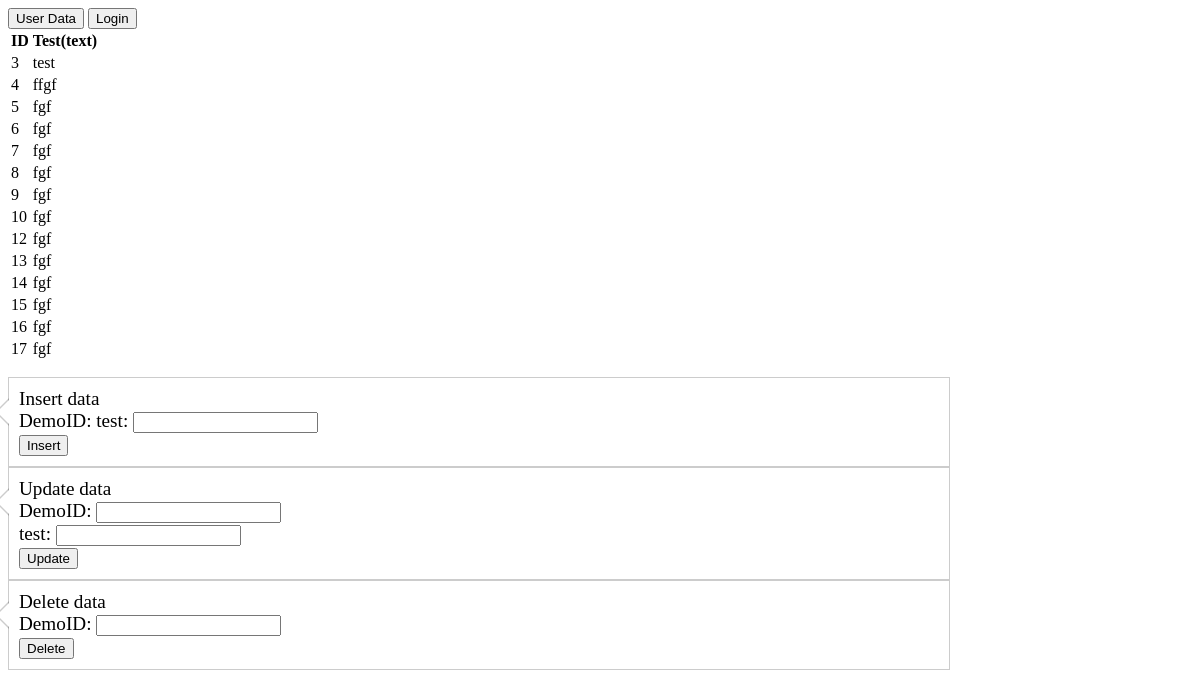
The page / on the database its author committed.
### tables this page shows
CREATE TABLE IF NOT EXISTS `demo1` (
  `DemoID` int(11) NOT NULL AUTO_INCREMENT,
  `test` varchar(50) DEFAULT NULL,
  PRIMARY KEY (`DemoID`)
);

### index.php (the view, shortened to what this page needs)
<!DOCTYPE html>
<html>
<head>
	<link rel="stylesheet" href="css/index.css">
</head>
<body>
<button onclick="location.href = 'user_data.php';">User Data</button>
<button onclick="location.href = 'login.php';">Login</button>
<table>
    <tr>
        <th>ID</th>
        <th>Test(text)</th>
    </tr>
    <?php
	$host = "127.0.0.1";
	$dbname = "booking";
	$username = "root";
	$password = "password";
    try {
        $conn = new PDO("mysql:host=$host;dbname=$dbname", $username, $password);
        $conn->setAttribute(PDO::ATTR_ERRMODE, PDO::ERRMODE_EXCEPTION);
        $query = $conn->prepare("SELECT * FROM demo1");
        $query->execute();
        $results = $query->fetchAll();
    } catch (PDOException $e) {
        echo 'Error: ' . $e->getMessage();
    }
    foreach ($results as $row) {
        echo "<tr><td>" . $row['DemoID'] . "</td>";
        echo "<td>" . $row['test'] . "</td></tr>";
    }
    ?>
</table>
	<p>
	<div class="tip left">
		<a>Insert data</a>
		<form action="<?php echo $_SERVER['PHP_SELF']; ?>" method="post">
		<label for="DemoID">DemoID:</label>
		<label for="test">test:</label>
		<input type="text" id="test" name="test" required><br>
		<input type="submit" name="Submit" value="Insert">
		</form>
	</div>
	</p>
	<p>
	<div class="tip left">
		<a>Update data</a>
		<form action="<?php echo $_SERVER['PHP_SELF']; ?>" method="post">
			<label for="update_DemoID">DemoID:</label>
			<input type="text" id="update_DemoID" name="update_DemoID" required><br>
			<label for="update_test">test:</label>
			<input type="text" id="update_test" name="update_test" required><br>
			<input type="submit" name="update" value="Update">
		</form>
	</div>
	</p>
	<p>
	<div class="tip left">
		<a>Delete data</a>
		<form action="<?php echo $_SERVER['PHP_SELF']; ?>" method="post">
			<label for="delete_DemoID">DemoID:</label>
			<input type="text" id="delete_DemoID" name="delete_DemoID" required><br>
			<input type="submit" name="delete" value="Delete">
		</form>
	</div>
</body>
</html>

### css/index.css (style rules this page uses)
.left { width: 920px !important; padding-bottom: 40px; min-height: auto !important; padding-right: 0; float: left; }
.tip { background: #fff; border: 1px solid #ccc; padding: 10px; font-size: 1.2em; position: relative; width: 200px; white-space: nowrap; }
.tip:before { position: absolute; top: -14px; left: 98px; display: inline-block; border-right: 14px solid transparent; border-bottom: 14px solid #fff; border-left: 14px solid transparent; border-bottom-color: rgba(0, 0, 0, 0.2); content: ''; }
.tip:after { position: absolute; top: -12px; left: 99px; display: inline-block; border-right: 12px solid transparent; border-bottom: 12px solid #fff; border-left: 12px solid transparent; content: ''; }
.tip.left:before { border-top: 14px solid transparent; border-right: 14px solid #fff; border-bottom: 14px solid transparent; border-right-color: rgba(0, 0, 0, 0.2); left: -28px; top: 20px; }
.tip.left:after { border-top: 12px solid transparent; border-right: 12px solid #fff; border-bottom: 12px solid transparent; left: -24px; top: 22px; }

### rows shown on the page
demo1: DemoID "3", test "test"
demo1: DemoID "4", test "ffgf"
demo1: DemoID "5", test "fgf"
demo1: DemoID "6", test "fgf"
demo1: DemoID "7", test "fgf"
demo1: DemoID "8", test "fgf"
demo1: DemoID "9", test "fgf"
demo1: DemoID "10", test "fgf"
demo1: DemoID "12", test "fgf"
demo1: DemoID "13", test "fgf"
demo1: DemoID "14", test "fgf"
demo1: DemoID "15", test "fgf"
demo1: DemoID "16", test "fgf"
demo1: DemoID "17", test "fgf"
